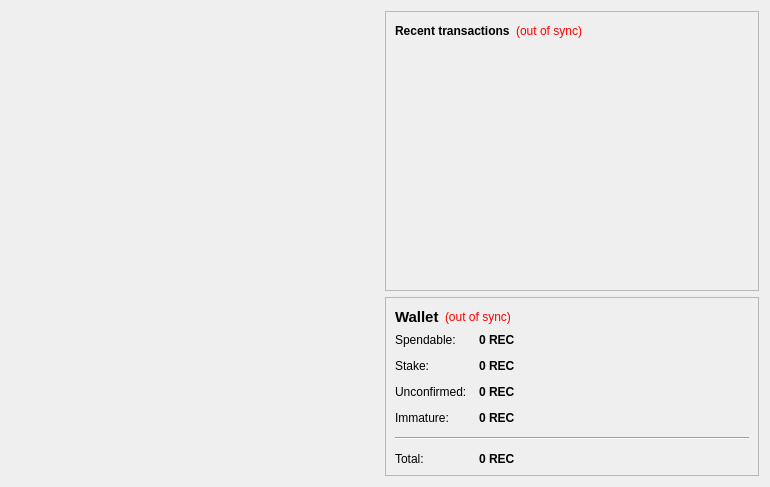
<?xml version="1.0" encoding="UTF-8"?>
<ui version="4.0">
 <class>OverviewPage</class>
 <widget class="QWidget" name="OverviewPage">
  <property name="geometry">
   <rect>
    <x>0</x>
    <y>0</y>
    <width>770</width>
    <height>487</height>
   </rect>
  </property>
  <property name="windowTitle">
   <string>Form</string>
  </property>
  <layout class="QHBoxLayout" name="horizontalLayout" stretch="1,1">
   <item>
    <layout class="QVBoxLayout" name="verticalLayout_2">
     <item>
      <spacer name="verticalSpacer">
       <property name="orientation">
        <enum>Qt::Vertical</enum>
       </property>
       <property name="sizeHint" stdset="0">
        <size>
         <width>20</width>
         <height>40</height>
        </size>
       </property>
      </spacer>
     </item>
    </layout>
   </item>
   <item>
    <layout class="QVBoxLayout" name="verticalLayout_3">
     <item>
      <widget class="QFrame" name="frame_2">
       <property name="frameShape">
        <enum>QFrame::StyledPanel</enum>
       </property>
       <property name="frameShadow">
        <enum>QFrame::Raised</enum>
       </property>
       <property name="lineWidth">
        <number>0</number>
       </property>
       <layout class="QVBoxLayout" name="verticalLayout">
        <item>
         <layout class="QHBoxLayout" name="horizontalLayout_2">
          <item>
           <widget class="QLabel" name="label_4">
            <property name="text">
             <string>&lt;b&gt;Recent transactions&lt;/b&gt;</string>
            </property>
           </widget>
          </item>
          <item>
           <widget class="QLabel" name="labelTransactionsStatus">
            <property name="toolTip">
             <string>The displayed information may be out of date. Your wallet automatically synchronizes with the REGALCOIN network after a connection is established, but this process has not completed yet.</string>
            </property>
            <property name="styleSheet">
             <string notr="true">QLabel { color: red; }</string>
            </property>
            <property name="text">
             <string notr="true">(out of sync)</string>
            </property>
            <property name="alignment">
             <set>Qt::AlignRight|Qt::AlignTrailing|Qt::AlignVCenter</set>
            </property>
           </widget>
          </item>
          <item>
           <spacer name="horizontalSpacer">
            <property name="orientation">
             <enum>Qt::Horizontal</enum>
            </property>
            <property name="sizeHint" stdset="0">
             <size>
              <width>40</width>
              <height>20</height>
             </size>
            </property>
           </spacer>
          </item>
         </layout>
        </item>
        <item>
         <widget class="QListView" name="listTransactions">
          <property name="styleSheet">
           <string notr="true">QListView { background: transparent; }</string>
          </property>
          <property name="frameShape">
           <enum>QFrame::NoFrame</enum>
          </property>
          <property name="verticalScrollBarPolicy">
           <enum>Qt::ScrollBarAlwaysOff</enum>
          </property>
          <property name="horizontalScrollBarPolicy">
           <enum>Qt::ScrollBarAlwaysOff</enum>
          </property>
          <property name="selectionMode">
           <enum>QAbstractItemView::NoSelection</enum>
          </property>
         </widget>
        </item>
       </layout>
      </widget>
     </item>
     <item>
      <widget class="QFrame" name="frame">
       <property name="frameShape">
        <enum>QFrame::StyledPanel</enum>
       </property>
       <property name="frameShadow">
        <enum>QFrame::Raised</enum>
       </property>
       <property name="lineWidth">
        <number>0</number>
       </property>
       <layout class="QVBoxLayout" name="verticalLayout_4">
        <item>
         <layout class="QHBoxLayout" name="horizontalLayout_4">
          <item>
           <widget class="QLabel" name="label_5">
            <property name="font">
             <font>
              <pointsize>11</pointsize>
              <weight>75</weight>
              <bold>true</bold>
             </font>
            </property>
            <property name="text">
             <string>Wallet</string>
            </property>
           </widget>
          </item>
          <item>
           <widget class="QLabel" name="labelWalletStatus">
            <property name="toolTip">
             <string>The displayed information may be out of date. Your wallet automatically synchronizes with the REGALCOIN network after a connection is established, but this process has not completed yet.</string>
            </property>
            <property name="styleSheet">
             <string notr="true">QLabel { color: red; }</string>
            </property>
            <property name="text">
             <string notr="true">(out of sync)</string>
            </property>
            <property name="alignment">
             <set>Qt::AlignLeading|Qt::AlignLeft|Qt::AlignVCenter</set>
            </property>
           </widget>
          </item>
          <item>
           <spacer name="horizontalSpacer_2">
            <property name="orientation">
             <enum>Qt::Horizontal</enum>
            </property>
            <property name="sizeHint" stdset="0">
             <size>
              <width>40</width>
              <height>20</height>
             </size>
            </property>
           </spacer>
          </item>
         </layout>
        </item>
        <item>
         <layout class="QFormLayout" name="formLayout_2">
          <property name="fieldGrowthPolicy">
           <enum>QFormLayout::AllNonFixedFieldsGrow</enum>
          </property>
          <property name="horizontalSpacing">
           <number>12</number>
          </property>
          <property name="verticalSpacing">
           <number>12</number>
          </property>
          <item row="0" column="0">
           <widget class="QLabel" name="label">
            <property name="text">
             <string>Spendable:</string>
            </property>
           </widget>
          </item>
          <item row="0" column="1">
           <widget class="QLabel" name="labelBalance">
            <property name="font">
             <font>
              <weight>75</weight>
              <bold>true</bold>
             </font>
            </property>
            <property name="cursor">
             <cursorShape>IBeamCursor</cursorShape>
            </property>
            <property name="toolTip">
             <string>Your current spendable balance</string>
            </property>
            <property name="text">
             <string notr="true">0 REC</string>
            </property>
            <property name="textInteractionFlags">
             <set>Qt::LinksAccessibleByMouse|Qt::TextSelectableByKeyboard|Qt::TextSelectableByMouse</set>
            </property>
           </widget>
          </item>
          <item row="1" column="0">
           <widget class="QLabel" name="label_6">
            <property name="text">
             <string>Stake:</string>
            </property>
           </widget>
          </item>
          <item row="1" column="1">
           <widget class="QLabel" name="labelStake">
            <property name="font">
             <font>
              <weight>75</weight>
              <bold>true</bold>
             </font>
            </property>
            <property name="cursor">
             <cursorShape>IBeamCursor</cursorShape>
            </property>
            <property name="toolTip">
             <string>Total of coins that was staked, and do not yet count toward the current balance</string>
            </property>
            <property name="text">
             <string notr="true">0 REC</string>
            </property>
            <property name="textInteractionFlags">
             <set>Qt::LinksAccessibleByMouse|Qt::TextSelectableByKeyboard|Qt::TextSelectableByMouse</set>
            </property>
           </widget>
          </item>
          <item row="2" column="0">
           <widget class="QLabel" name="label_3">
            <property name="text">
             <string>Unconfirmed:</string>
            </property>
           </widget>
          </item>
          <item row="2" column="1">
           <widget class="QLabel" name="labelUnconfirmed">
            <property name="font">
             <font>
              <weight>75</weight>
              <bold>true</bold>
             </font>
            </property>
            <property name="cursor">
             <cursorShape>IBeamCursor</cursorShape>
            </property>
            <property name="toolTip">
             <string>Total of transactions that have yet to be confirmed, and do not yet count toward the current balance</string>
            </property>
            <property name="text">
             <string notr="true">0 REC</string>
            </property>
            <property name="textInteractionFlags">
             <set>Qt::LinksAccessibleByMouse|Qt::TextSelectableByKeyboard|Qt::TextSelectableByMouse</set>
            </property>
           </widget>
          </item>
          <item row="3" column="0">
           <widget class="QLabel" name="labelImmatureText">
            <property name="text">
             <string>Immature:</string>
            </property>
           </widget>
          </item>
          <item row="3" column="1">
           <widget class="QLabel" name="labelImmature">
            <property name="font">
             <font>
              <weight>75</weight>
              <bold>true</bold>
             </font>
            </property>
            <property name="toolTip">
             <string>Mined balance that has not yet matured</string>
            </property>
            <property name="text">
             <string notr="true">0 REC</string>
            </property>
            <property name="textInteractionFlags">
             <set>Qt::LinksAccessibleByMouse|Qt::TextSelectableByKeyboard|Qt::TextSelectableByMouse</set>
            </property>
           </widget>
          </item>
          <item row="4" column="0" colspan="2">
           <widget class="Line" name="line">
            <property name="orientation">
             <enum>Qt::Horizontal</enum>
            </property>
           </widget>
          </item>
          <item row="5" column="0">
           <widget class="QLabel" name="labelTotalText">
            <property name="text">
             <string>Total:</string>
            </property>
           </widget>
          </item>
          <item row="5" column="1">
           <widget class="QLabel" name="labelTotal">
            <property name="font">
             <font>
              <weight>75</weight>
              <bold>true</bold>
             </font>
            </property>
            <property name="cursor">
             <cursorShape>IBeamCursor</cursorShape>
            </property>
            <property name="toolTip">
             <string>Your current total balance</string>
            </property>
            <property name="text">
             <string notr="true">0 REC</string>
            </property>
            <property name="textInteractionFlags">
             <set>Qt::LinksAccessibleByMouse|Qt::TextSelectableByKeyboard|Qt::TextSelectableByMouse</set>
            </property>
           </widget>
          </item>
         </layout>
        </item>
       </layout>
      </widget>
     </item>
    </layout>
   </item>
  </layout>
 </widget>
 <resources>
  <include location="../bitcoin.qrc"/>
 </resources>
 <connections/>
</ui>
